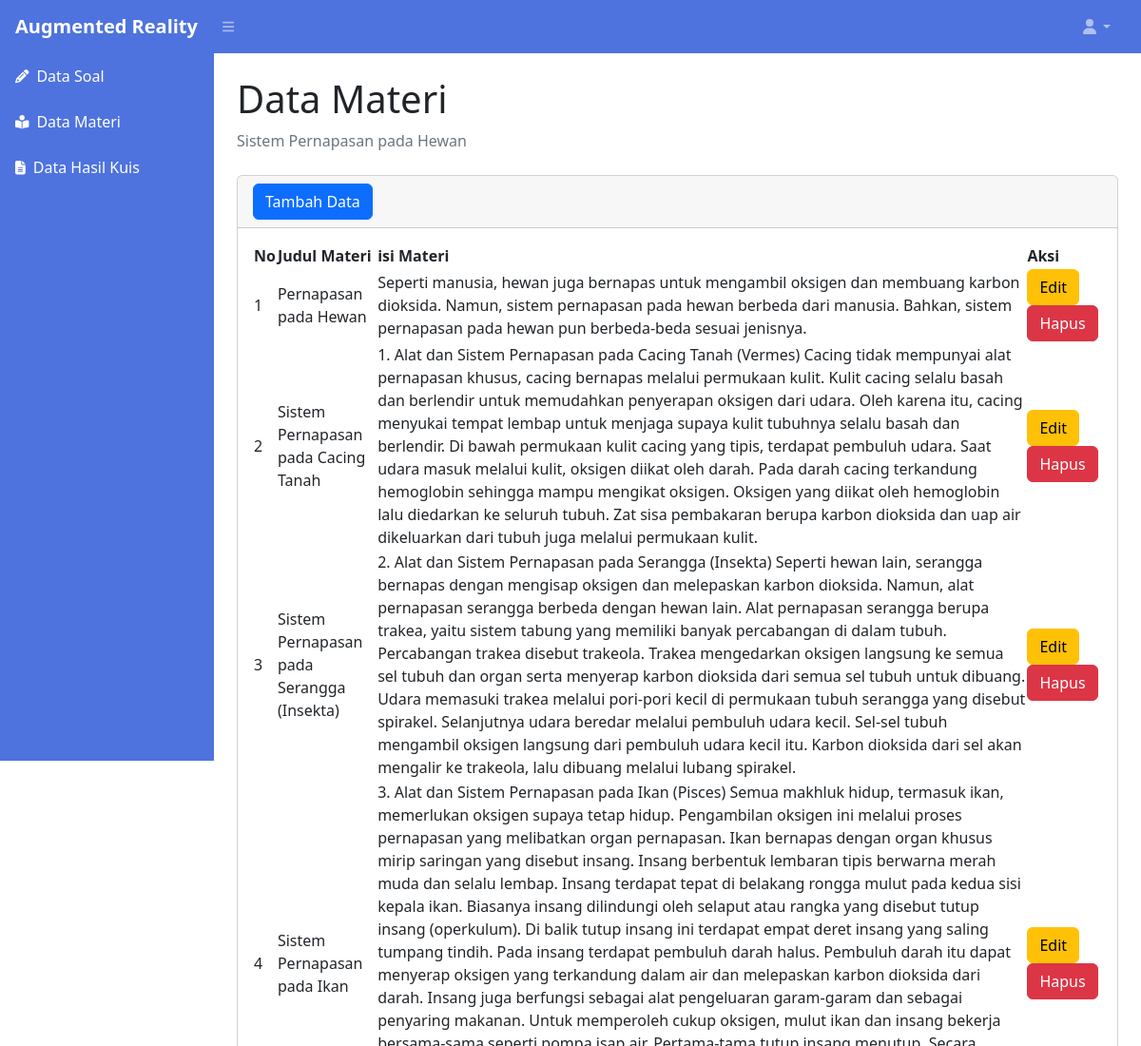
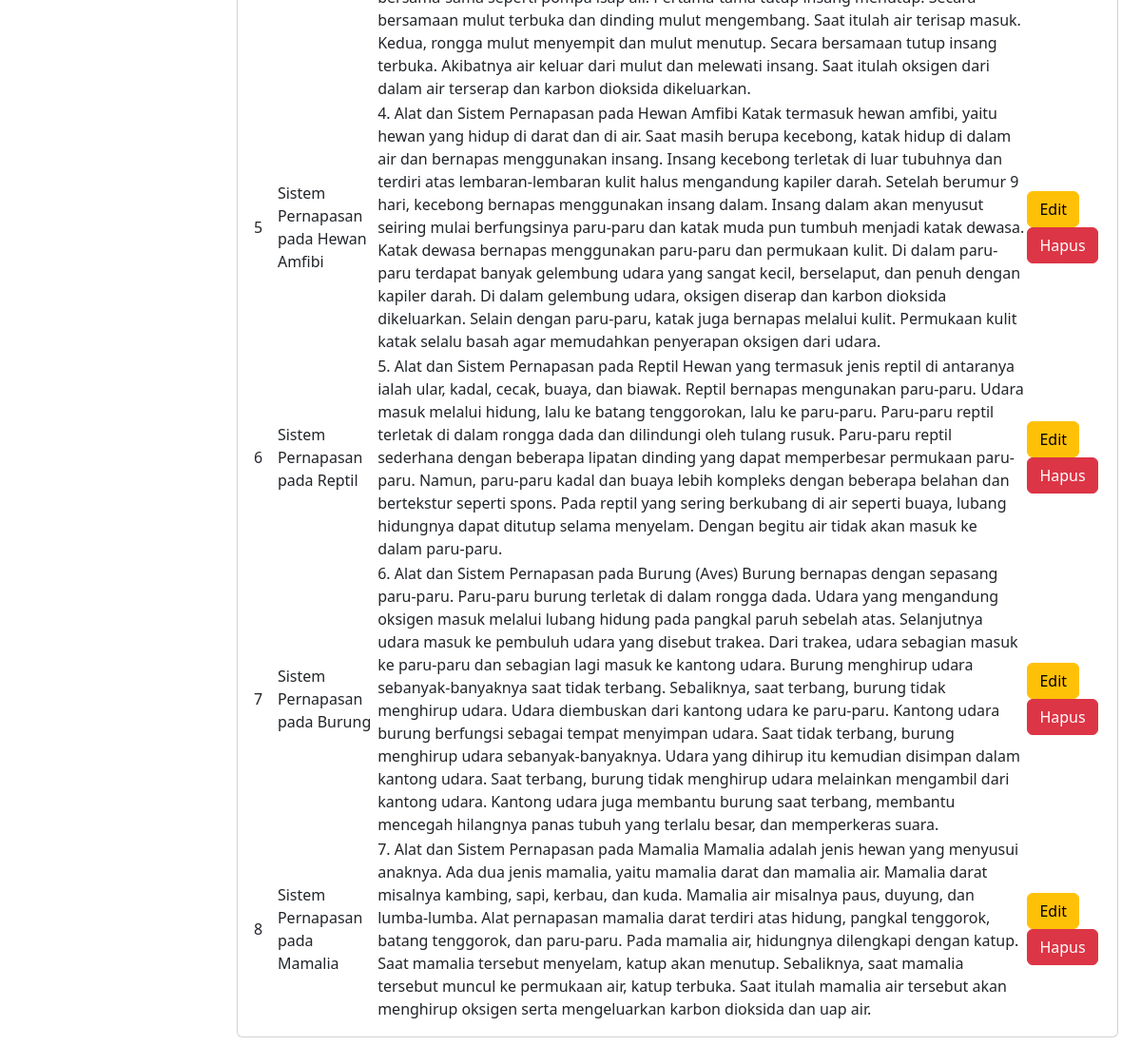
Page /materi.php (signed in) on the committed database (2 pictures, top to bottom).
### tables this page shows
CREATE TABLE `tb_materi` (
  `id_materi` int(11) NOT NULL,
  `judul_materi` varchar(50) NOT NULL,
  `isi_materi` text NOT NULL
);

### materi.php (the view, shortened to what this page needs)
<?php
require 'function.php';
?>
<!DOCTYPE html>
<html lang="en">
    <head>
        <link href="https://cdn.jsdelivr.net/npm/simple-datatables@7.1.2/dist/style.min.css" rel="stylesheet" />
        <link href="css/styles.css" rel="stylesheet" />
    </head>
    <body class="sb-nav-fixed">
        <nav class="sb-topnav navbar navbar-expand navbar-dark" style="background-color: #4e73df;">
            <a class="navbar-brand ps-3" href="index.php"><b>Augmented Reality</b></a>
            <button class="btn btn-link btn-sm order-1 order-lg-0 me-4 me-lg-0" id="sidebarToggle" href="#!"><i class="fas fa-bars"></i></button>
            <ul class="navbar-nav ms-auto ms-md-0 me-3 me-lg-4">
                <li class="nav-item dropdown">
                    <a class="nav-link dropdown-toggle" id="navbarDropdown" href="#" role="button" data-bs-toggle="dropdown" aria-expanded="false"><i class="fas fa-user fa-fw"></i></a>
                </li>
            </ul>
        </nav>
        <div id="layoutSidenav">
            <div id="layoutSidenav_nav">
                <nav class="sb-sidenav accordion sb-sidenav-dark" id="sidenavAccordion" style="background-color: #4e73df;">
                    <div class="sb-sidenav-menu">
                        <div class="nav">
                            <a class="nav-link" href="index.php" style="color: #ffffff;">
                                <div class="sb-nav-link-icon"><i class="fas fa-pencil-alt" style="color: #ffffff;"></i></div>
                                Data Soal
                            </a>
                            <a class="nav-link" href="materi.php" style="color: #ffffff;">
                                <div class="sb-nav-link-icon"><i class="fas fa-book-reader" style="color: #ffffff;"></i></div>
                                Data Materi
                            </a>
                            <a class="nav-link" href="hasilkuis.php" style="color: #ffffff;">
                                <div class="sb-nav-link-icon"><i class="fas fa-file-alt" style="color: #ffffff;"></i></div>
                                Data Hasil Kuis
                            </a>
                        </div>
                    </div>
                </nav>
            </div>
            <div id="layoutSidenav_content">
                <main>
                    <div class="container-fluid px-4">
                        <h1 class="mt-4">Data Materi</h1>
                        <ol class="breadcrumb mb-4">
                            <li class="breadcrumb-item active">Sistem Pernapasan pada Hewan</li>
                        </ol>
                        <div class="card mb-4">
                            <div class="card-header">
                                <button type="button" class="btn btn-primary" data-bs-toggle="modal" data-bs-target="#myModal">
                                    Tambah Data
                                </button>
                            </div>
                            <div class="card-body">
                                <table id="datatablesSimple">
                                    <thead>
                                        <tr>
                                            <th>No</th>
                                            <th>Judul Materi</th>
                                            <th>isi Materi</th>
                                            <th>Aksi</th>
                                        </tr>
                                    </thead>
                                    <tbody>
                                        <?php
                                        $ambilsemuadatamateri = mysqli_query($conn,"select * from tb_materi");
                                        $i = 1;
                                        while($data=mysqli_fetch_array($ambilsemuadatamateri)){
                                            $judul_materi = $data['judul_materi'];
                                            $isi_materi = $data['isi_materi'];
                                            $idm = $data['id_materi'];
                                        ?>
                                        <tr>
                                            <td><?=$i++;?></td>
                                            <td><?=$judul_materi;?></td>
                                            <td><?=$isi_materi;?></td>
                                            <td>
                                                <button type="button" class="btn btn-warning" data-bs-toggle="modal" data-bs-target="#edit<?=$idm;?>">
                                                    Edit
                                                </button>
                                                <button type="button" class="btn btn-danger" data-bs-toggle="modal" data-bs-target="#delete<?=$idm;?>">
                                                    Hapus
                                                </button></td>
                                        </tr>
                                        <?php
                                        };
                                        ?>
                                    </tbody>
                                </table>
                            </div>
                        </div>
                    </div>
                </main>
            </div>
        </div>
    </body>
</html>

### rows in the picture
tb_materi: judul_materi "Pernapasan pada Hewan", isi_materi "Seperti manusia, hewan juga bernapas untuk mengambil oksigen dan membuang karbon dioksida. Namun, sistem pernapasan pada hewan berbeda dari manusia. Bahkan, sistem pernapasan pada hewan pun berbeda-beda sesuai jenisnya."
tb_materi: judul_materi "Sistem Pernapasan pada Cacing Tanah", isi_materi "1. Alat dan Sistem Pernapasan pada Cacing Tanah (Vermes) Cacing tidak mempunyai alat pernapasan khusus, cacing bernapas melalui permukaan kulit. Kulit cacing selalu basah dan berlendir untuk memudahkan penyerapan oksigen dari udara. Oleh karena itu, cacing menyukai tempat lembap untuk menjaga supaya kulit tubuhnya selalu basah dan berlendir. Di bawah permukaan kulit cacing yang tipis, terdapat pembuluh udara. Saat udara masuk melalui kulit, oksigen diikat oleh darah. Pada darah cacing terkandung hemoglobin sehingga mampu mengikat oksigen. Oksigen yang diikat oleh hemoglobin lalu diedarkan ke seluruh tubuh. Zat sisa pembakaran berupa karbon dioksida dan uap air dikeluarkan dari tubuh juga…"
tb_materi: judul_materi "Sistem Pernapasan pada Serangga (Insekta)", isi_materi "2. Alat dan Sistem Pernapasan pada Serangga (Insekta) Seperti hewan lain, serangga bernapas dengan mengisap oksigen dan melepaskan karbon dioksida. Namun, alat pernapasan serangga berbeda dengan hewan lain. Alat pernapasan serangga berupa trakea, yaitu sistem tabung yang memiliki banyak percabangan di dalam tubuh. Percabangan trakea disebut trakeola. Trakea mengedarkan oksigen langsung ke semua sel tubuh dan organ serta menyerap karbon dioksida dari semua sel tubuh untuk dibuang. Udara memasuki trakea melalui pori-pori kecil di permukaan tubuh serangga yang disebut spirakel. Selanjutnya udara beredar melalui pembuluh udara kecil. Sel-sel tubuh mengambil oksigen langsung dari pembuluh udara…"
tb_materi: judul_materi "Sistem Pernapasan pada Ikan", isi_materi "3. Alat dan Sistem Pernapasan pada Ikan (Pisces) Semua makhluk hidup, termasuk ikan, memerlukan oksigen supaya tetap hidup. Pengambilan oksigen ini melalui proses pernapasan yang melibatkan organ pernapasan. Ikan bernapas dengan organ khusus mirip saringan yang disebut insang. Insang berbentuk lembaran tipis berwarna merah muda dan selalu lembap. Insang terdapat tepat di belakang rongga mulut pada kedua sisi kepala ikan. Biasanya insang dilindungi oleh selaput atau rangka yang disebut tutup insang (operkulum). Di balik tutup insang ini terdapat empat deret insang yang saling tumpang tindih. Pada insang terdapat pembuluh darah halus. Pembuluh darah itu dapat menyerap oksigen yang terkandung…"
tb_materi: judul_materi "Sistem Pernapasan pada Hewan Amfibi", isi_materi "4. Alat dan Sistem Pernapasan pada Hewan Amfibi Katak termasuk hewan amfibi, yaitu hewan yang hidup di darat dan di air. Saat masih berupa kecebong, katak hidup di dalam air dan bernapas menggunakan insang. Insang kecebong terletak di luar tubuhnya dan terdiri atas lembaran-lembaran kulit halus mengandung kapiler darah. Setelah berumur 9 hari, kecebong bernapas menggunakan insang dalam. Insang dalam akan menyusut seiring mulai berfungsinya paru-paru dan katak muda pun tumbuh menjadi katak dewasa. Katak dewasa bernapas menggunakan paru-paru dan permukaan kulit. Di dalam paru-paru terdapat banyak gelembung udara yang sangat kecil, berselaput, dan penuh dengan kapiler darah. Di dalam gelembung…"
tb_materi: judul_materi "Sistem Pernapasan pada Reptil", isi_materi "5. Alat dan Sistem Pernapasan pada Reptil Hewan yang termasuk jenis reptil di antaranya ialah ular, kadal, cecak, buaya, dan biawak. Reptil bernapas mengunakan paru-paru. Udara masuk melalui hidung, lalu ke batang tenggorokan, lalu ke paru-paru. Paru-paru reptil terletak di dalam rongga dada dan dilindungi oleh tulang rusuk. Paru-paru reptil sederhana dengan beberapa lipatan dinding yang dapat memperbesar permukaan paru-paru. Namun, paru-paru kadal dan buaya lebih kompleks dengan beberapa belahan dan bertekstur seperti spons. Pada reptil yang sering berkubang di air seperti buaya, lubang hidungnya dapat ditutup selama menyelam. Dengan begitu air tidak akan masuk ke dalam paru-paru."
tb_materi: judul_materi "Sistem Pernapasan pada Burung", isi_materi "6. Alat dan Sistem Pernapasan pada Burung (Aves) Burung bernapas dengan sepasang paru-paru. Paru-paru burung terletak di dalam rongga dada. Udara yang mengandung oksigen masuk melalui lubang hidung pada pangkal paruh sebelah atas. Selanjutnya udara masuk ke pembuluh udara yang disebut trakea. Dari trakea, udara sebagian masuk ke paru-paru dan sebagian lagi masuk ke kantong udara. Burung menghirup udara sebanyak-banyaknya saat tidak terbang. Sebaliknya, saat terbang, burung tidak menghirup udara. Udara diembuskan dari kantong udara ke paru-paru. Kantong udara burung berfungsi sebagai tempat menyimpan udara. Saat tidak terbang, burung menghirup udara sebanyak-banyaknya. Udara yang dihirup itu…"
tb_materi: judul_materi "Sistem Pernapasan pada Mamalia", isi_materi "7. Alat dan Sistem Pernapasan pada Mamalia Mamalia adalah jenis hewan yang menyusui anaknya. Ada dua jenis mamalia, yaitu mamalia darat dan mamalia air. Mamalia darat misalnya kambing, sapi, kerbau, dan kuda. Mamalia air misalnya paus, duyung, dan lumba-lumba. Alat pernapasan mamalia darat terdiri atas hidung, pangkal tenggorok, batang tenggorok, dan paru-paru. Pada mamalia air, hidungnya dilengkapi dengan katup. Saat mamalia tersebut menyelam, katup akan menutup. Sebaliknya, saat mamalia tersebut muncul ke permukaan air, katup terbuka. Saat itulah mamalia air tersebut akan menghirup oksigen serta mengeluarkan karbon dioksida dan uap air."
